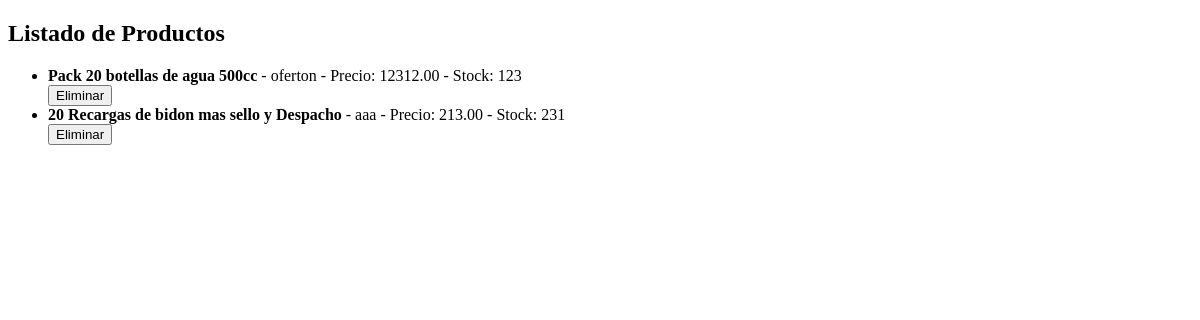
Page /Listar/ on the committed database.
### tiendaAgua/models.py (models this page shows, shortened)
class Producto(models.Model):
    nombre = models.CharField(max_length=100)
    descripcion = models.TextField()
    precio = models.DecimalField(max_digits=10, decimal_places=2)
    stock = models.IntegerField()

### tiendaAgua/views.py (the view)
# urls.py: path('Listar/', listar_view, name= 'listado_producto'),
def listar_view(request):
    productos = Producto.objects.all()
    context = {'productos' : productos}
    return render(request,"Listar.html", {'productos' : productos})

### tiendaAgua/templates/Listar.html (shortened to what this page needs)
<!DOCTYPE html>
<html lang="en">
<head>
</head>
<body>
    <h2>Listado de Productos</h2>
    <ul>
        {% for producto in productos %}
        <li>
            <strong>{{ producto.nombre }}</strong> - {{ producto.descripcion }} - Precio: {{ producto.precio }} - Stock: {{ producto.stock }}
            <form method="POST" action="{% url 'eliminar_producto' producto.id %}">
                <button type="submit">Eliminar</button>
            </form>
        </li>
        {% endfor %}
    </ul>
</body>
</html>

### rows in the picture
Producto: nombre "Pack 20 botellas de agua 500cc", descripcion "oferton", precio "12312.00", stock "123"
Producto: nombre "20 Recargas de bidon mas sello y Despacho", descripcion "aaa", precio "213.00", stock "231"
